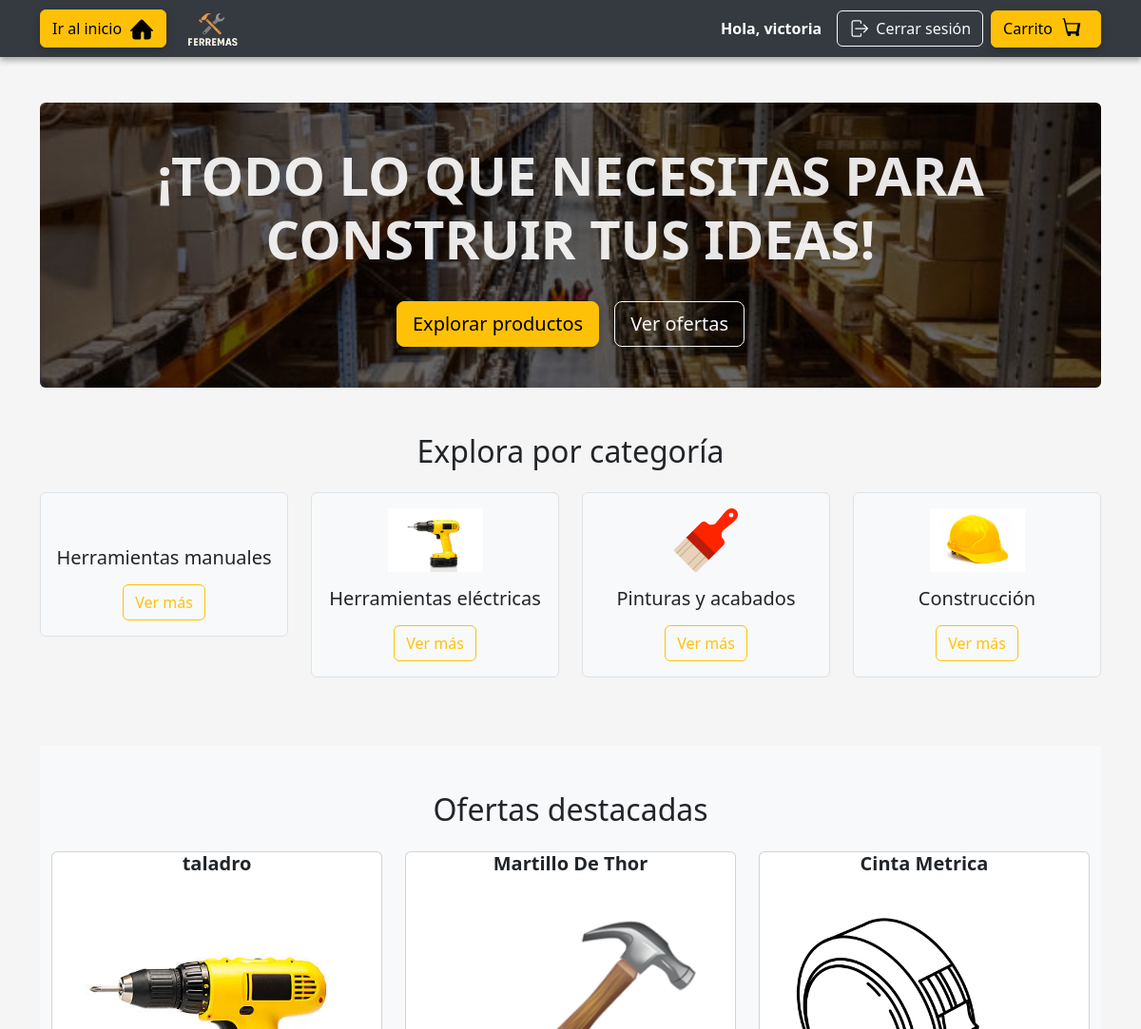
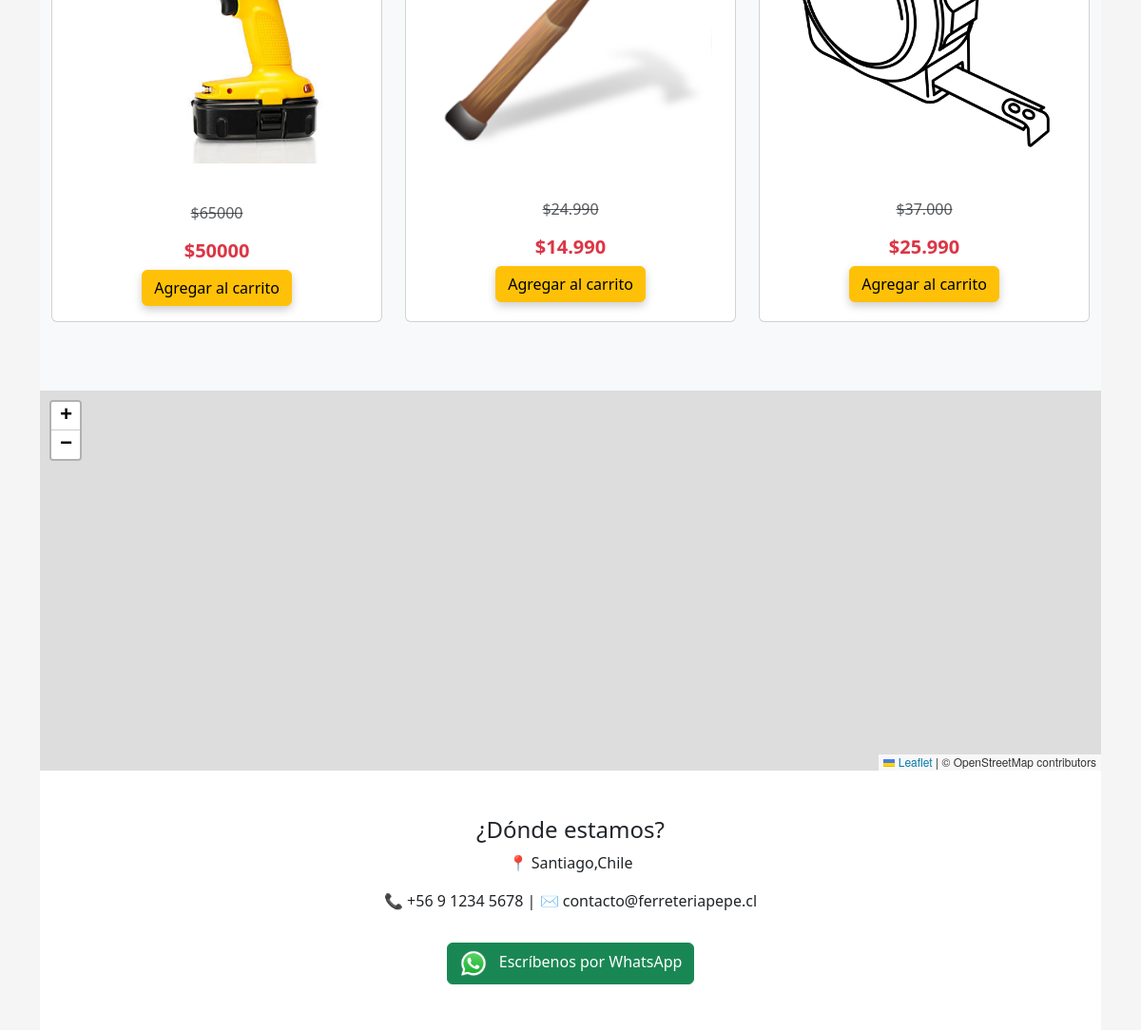
The page / (signed in) on the database its author committed (2 pictures, top to bottom).
### miapp/models.py (models this page shows, shortened)
class Producto(models.Model):
    nombre = models.CharField(max_length=100)
    descripcion = models.TextField(blank=True)
    precio = models.IntegerField()
    stock = models.IntegerField(default=0)

### miapp/views.py (the view)
# urls.py: path('', inicio, name='inicio'),
@never_cache
def inicio(request):
    liberar_stock_expirado()
    productos = Producto.objects.all()
    return render(request, 'miapp/inicio.html', {'productos': productos})

### miapp/views.py (called while the page is built)
def liberar_stock_expirado():
    tiempo_limite = timezone.now() - timedelta(minutes=1)
    items_expirados = Carrito.objects.filter(fecha_agregado__lt=tiempo_limite)
    for item in items_expirados:
        producto = item.producto
        producto.stock += item.cantidad
        producto.save()
        item.delete()

### miapp/templates/miapp/inicio.html (shortened to what this page needs)
{% extends 'miapp/base.html' %}
{% load static %}
{% block content %}
<div class="position-relative text-center text-white rounded" style="height: 300px; overflow: hidden;">
    <img src="{% static 'imagenes/bodega.jpg' %}" alt="Fondo" style="position: absolute; top: 0; left: 0; width: 100%; height: 100%; object-fit: cover; z-index: 1;">
    <div style="position: absolute; top: 0; left: 0; width: 100%; height: 100%; background-color: rgba(0,0,0,0.6); z-index: 2;"></div>
    <div class="position-relative d-flex flex-column justify-content-center align-items-center h-100 p-5" style="z-index: 3;">
        <h1 class="display-4 fw-bold" style="color: rgba(255, 255, 255, 0.9);">¡TODO LO QUE NECESITAS PARA CONSTRUIR TUS IDEAS!</h1>
        <div class="mt-4 d-flex justify-content-center gap-3">
            <a href="#" class="btn btn-warning btn-lg">Explorar productos</a>
            <a href="#" class="btn btn-outline-light btn-lg">Ver ofertas</a>
        </div>
    </div>
</div>
<section class="py-5 text-center">
    <h2 class="mb-4">Explora por categoría</h2>
    <div class="row justify-content-center">
        <div class="col-6 col-md-3 mb-4">
            <div class="p-3 border rounded bg-light">
                <h5 class="mt-3">Herramientas manuales</h5>
                <a href="#" class="btn btn-outline-warning mt-2">Ver más</a>
            </div>
        </div>
        <div class="col-6 col-md-3 mb-4">
            <div class="p-3 border rounded bg-light text-center">
                <img src="{% static 'imagenes/taladro.jpg' %}" alt="Taladro" width="100px">
                <h5 class="mt-3">Herramientas eléctricas</h5>
                <a href="#" class="btn btn-outline-warning mt-2">Ver más</a>
            </div>
        </div>
        <div class="col-6 col-md-3 mb-4">
            <div class="p-3 border rounded bg-light">
                <img src="{% static 'imagenes/brochita.png' %}" alt="" style="width:67px">
                <h5 class="mt-3">Pinturas y acabados</h5>
                <a href="#" class="btn btn-outline-warning mt-2">Ver más</a>
            </div>
        </div>
        <div class="col-6 col-md-3 mb-4">
            <div class="p-3 border rounded bg-light">
                <img src="{% static 'imagenes/casco.jpg' %}" alt="" style="width:100px">
                <h5 class="mt-3">Construcción</h5>
                <a href="#" class="btn btn-outline-warning mt-2">Ver más</a>
            </div>
        </div>
    </div>
</section>
<section class="bg-light py-5">
    <div class="container">
        <h2 class="text-center mb-4">Ofertas destacadas</h2>
        <div class="row justify-content-center">
            {% for producto in productos %}
            {% if producto.nombre == "taladro" %}
            <div class="col-md-4 mb-4">
                <div class="card h-100 text-center">
                    <h5 class="card-title fw-bold large-text">{{ producto.nombre }}</h5>
                    <img src="{% static 'imagenes/taladro.jpg' %}" class="card-img-top p-4" alt="{{ producto.nombre }}" style="height: 350px; object-fit: cover;">
                    <div class="card-body">
                        <p class="text-muted text-decoration-line-through">${{ producto.precio|floatformat:0|add:"15000" }}</p>
                        <h5 class="card-title text-danger fw-bold">${{ producto.precio }}</h5>
                        <a href="{% url 'agregar_al_carrito' producto.id %}" target="_blank" class="btn btn-warning">Agregar al carrito</a>
                    </div>
                </div>
            </div>
            {% endif %}
            {% endfor %}
            <div class="col-md-4 mb-4">
                <div class="card h-100 text-center">
                    <h5 class="card-title fw-bold large-text">Martillo De Thor</h5>
                    <img src="{% static 'imagenes/martillodethor.png' %}" class="card-img-top p-4" alt="Martillo">
                    <div class="card-body">
                        <p class="text-muted text-decoration-line-through">$24.990</p>
                        <h5 class="card-title text-danger fw-bold">$14.990</h5>
                        <a href="#" class="btn btn-warning">Agregar al carrito</a>
                    </div>
                </div>
            </div>
            <div class="col-md-4 mb-4">
                <div class="card h-100 text-center">
                    <h5 class="card-title fw-bold large-text">Cinta Metrica</h5>
                    <img src="{% static 'imagenes/cintademedicion.png' %}" class="card-img-top p-4" alt="Wincha">
                    <div class="card-body hover-scale">
                        <p class="text-muted text-decoration-line-through">$37.000</p>
                        <h5 class="card-title text-danger fw-bold">$25.990</h5>
                        <a href="#" class="btn btn-warning">Agregar al carrito</a>
                    </div>
                </div>
            </div>
        </div>
    </div>
</section>
<section>
    <div id="map" style="height: 400px; width: 100%;"></div>
</section>
<section class="bg-white py-5">
    <div class="container text-center">
        <h4>¿Dónde estamos?</h4>
        <p>📍 Santiago,Chile</p>
        <p>📞 +56 9 1234 5678 | ✉️ contacto@ferreteriapepe.cl</p>
        <a href="https://wa.me/56974741504" target="_blank" class="btn btn-success mt-3">
            <img src="{% static 'imagenes/WhatsApp.jpg' %}" alt="WhatsApp" width="30" class="me-2">
            Escríbenos por WhatsApp
        </a>
    </div>
</section>
{% endblock %}

### miapp/templates/miapp/base.html (shortened to what this page needs)
{% load static %}
<!DOCTYPE html>
<html lang="es">
<head>
    <link rel="stylesheet" href="{% static 'css/estilos.css' %}">
    <link href="https://cdn.jsdelivr.net/npm/bootstrap@5.3.0/dist/css/bootstrap.min.css" rel="stylesheet">
    <link rel="stylesheet" href="https://unpkg.com/leaflet/dist/leaflet.css" />
</head>
<body>
    <header style="background-color: #343a40; height: 60px; width: 100%;">
        <div class="container h-100 d-flex align-items-center justify-content-between">
<div class="d-flex align-items-center gap-3 text-white">
    <a href="{% url 'inicio' %}" class="btn btn-warning d-flex align-items-center">
        Ir al inicio
    </a>
    <img src="{% static 'imagenes/logo.jpg' %}" alt="Logo" style="height: 65px;">
</div>
            <div class="d-flex align-items-center gap-2">
                {% if user.is_authenticated %}
                    <span class="text-white fw-bold me-2">Hola, {{ user.username }}</span>
                    <a href="{% url 'logout' %}" class="btn btn-outline-light d-flex align-items-center">
                        Cerrar sesión
                    </a>
                {% endif %}
                <a href="{% url 'ver_carrito' %}" class="btn btn-warning d-flex align-items-center">
                    Carrito
                </a>
            </div>
        </div>
    </header>
    <div class="container mt-5">
        {% block content %}{% endblock %}
    </div>
</body>
</html>

### miapp/static/css/estilos.css (style rules this page uses)
body { background-color: #f4f4f4; }
h1 { color: #ff9000; font-weight: bold; }
.btn-warning { background-color: #ff9000; color: #000; font-weight: bold; border: none; box-shadow: 0 4px 10px rgba(0, 0, 0, 0.2); transition: all 0.3 ease; }
header { background-color: #1e1e1e; padding: 10px 20px; box-shadow: 0 4px 6px rgba(0,0,0,0.3); position: relative; z-index: 2; }

### miapp/templates/miapp/base.html (style rules this page uses)
body { background-color: #f5f5f5; }

### rows shown on the page
Producto: nombre "taladro", nombre (picture), precio|add "65000", precio "50000"

### other values the page prints
{{ user.username }} "victoria"
